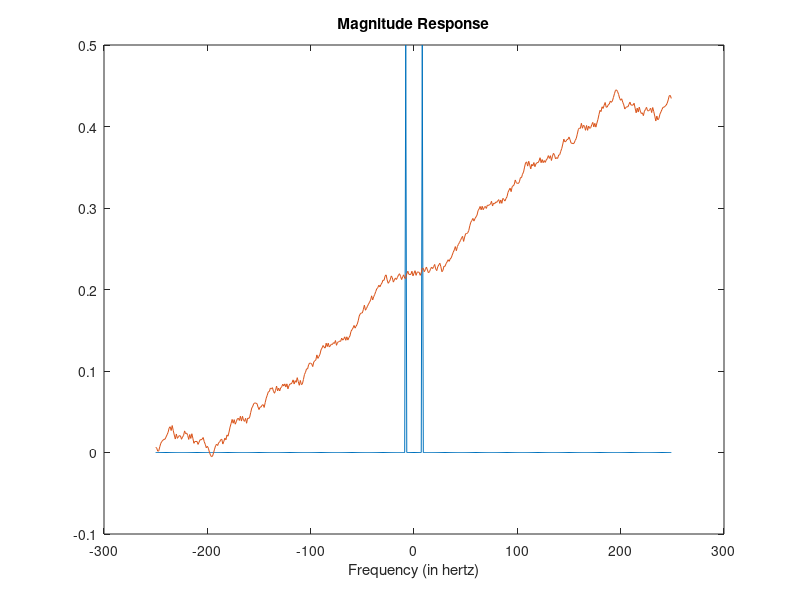
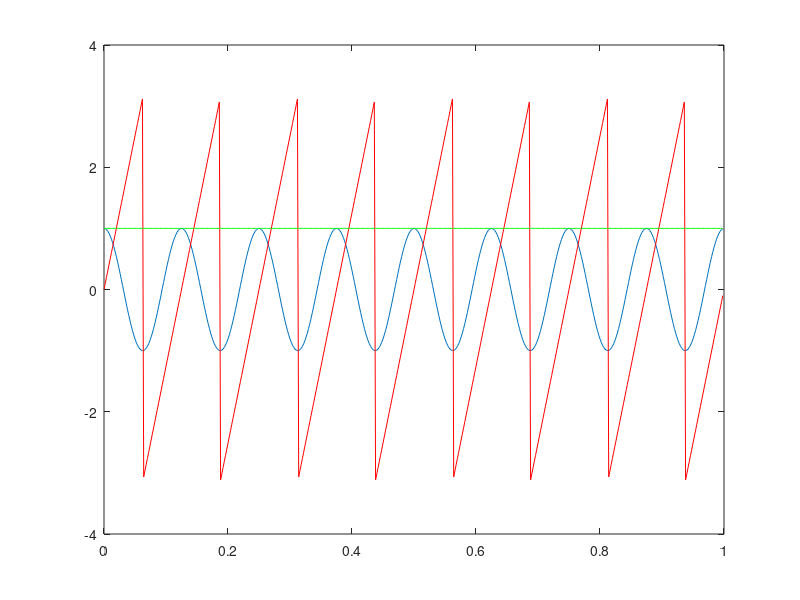
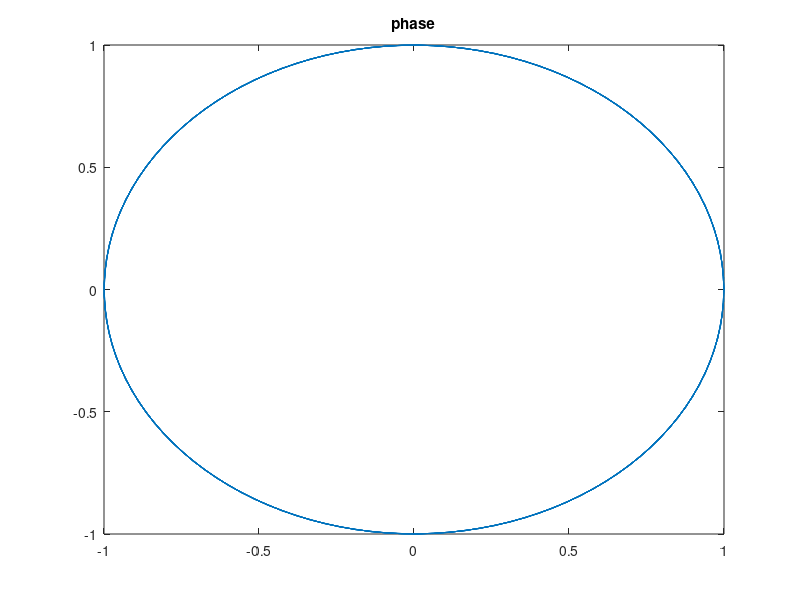

These figures' MATLAB source, in order: (Note: this script raises an error after producing the figures.)
clc;                     % clear screen
clear;                   % clear all the varibles
close all;               % Close all the open figures
%% Time specifications:
Fs = 500;                      % samples per second
dt = 1/Fs;                     % seconds per sample
StopTime = 1;                  % seconds
t = (0:dt:StopTime-dt)';
N = size(t,1);
%% Sine wave:
Fc = 8;                       % hertz
x = cos(2*pi*Fc*t);
%% Fourier Transform:
X = fftshift(fft(x));
% %% Frequency specifications:
% dF = Fs/N;                      % hertz
% f = -Fs/2:dF:Fs/2-dF;           % hertz
%% Fourier Transform:
N = size(t,1);
dt = t(2) - t(1);
fs = 1/dt;                     % FS
% Frequency specifications:
df = fs/N;                      % hertz
f = -fs/2:df:fs/2-df;           % hertz
% Plot the spectrum:
figure;
plot(f,abs(X)/N);
xlabel('Frequency (in hertz)');
title('Magnitude Response');
hold on
plot(f,unwrap(angle(X))/N);

%%
figure;
plot(t,x);
hold on

yh = hilbert(x);
amp = abs(yh);
sigphase = angle(yh);
plot(t,sigphase,'r');
plot(t,amp,'g');

figure, plot(real(yh),imag(yh))
title('phase')


nt = length(t);  %length of t
n=2;                     % Number of cycles to be plotted
freq = 50;               % Frequency in Hz
T=1/freq;                % Time Period in aec
tt = 0:T/1200:n*T;                                           % Time for five cycle of selected frequency
w = 2*pi*freq;           % angluar velocity (rad/s)
circle = (cos(w*tt) + i*sin(w*tt));

% Plot the reference circle
figure(2);
subplot 211
% plot(circle,'k','LineWidth',2.0);
plot(real(yh),imag(yh),'color',[0.5,0.5,0.5],'LineWidth',0.5)
hold on;
h0 = plot(real(yh(1)),imag(yh(1)),'ro','MarkerFaceColor','r');
h1 = line('XData',[0 real(yh(1))], ...
    'YData',[0 imag(yh(1))], ...
    'Color','k','LineStyle','-');
figure(2)
subplot 212
plot(t,x,'k','LineWidth',2.0);
hold on
h3 = plot(t(1),x(1),'ro','MarkerFaceColor','r'); axis off;
plot(t,sigphase,'r');

for i=2:nt
    figure(2)
    subplot 211
    axis off, axis equal
    set(h1,'XData',[0 real(yh(i))]);
    set(h1,'YData',[0 imag(yh(i))]);
    delete(h0);
    h0 = plot(real(yh(i)),imag(yh(i)),'ro','MarkerFaceColor','r');
    figure(2)
    subplot 212
    delete(h3);
    h3 = plot(t(i),x(i),'ro','MarkerFaceColor','r');
    pause(0.1)
end